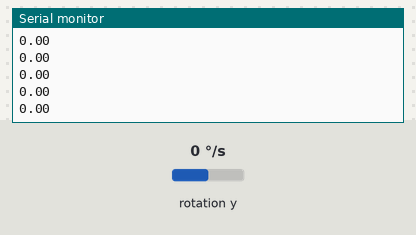
Simulated run of this sketch. Board: Arduino Uno, built with avr-gcc and run on an emulated ATmega328P. Parts: the last lines printed to the serial monitor. Inputs (shaded band) come from the test bench; at power-on: rotation y 0 °/s.

Above: at 1.2 s.
1.3 s: rotation y set to -192 °/s
At 1.8 s:
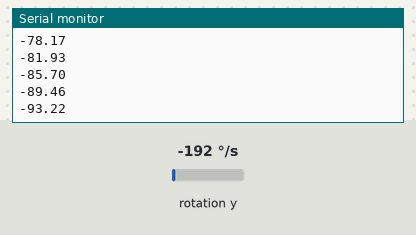
2.8 s: rotation y set to -100 °/s
At 3.7 s:
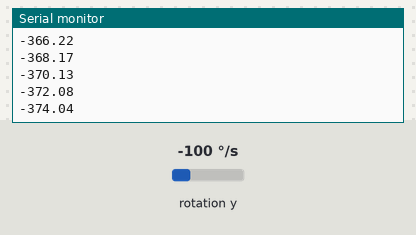
Timing chart, 0 to 5.8 s (numbered marks = the images above; inputs shaded):
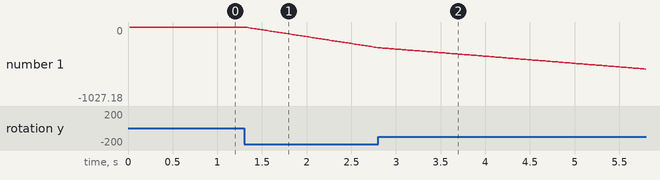

The sketch:

test2.ino
```cpp
#include "Wire.h"
#include "I2Cdev.h"
#include "MPU6050.h"

MPU6050 mpu;

int16_t  gyroRate;
int16_t  gyroX[120];
int32_t  sum;
float gyroAngle = 0;
unsigned long currTime, prevTime = 0, loopTime;

void setup() {
  mpu.initialize();
  Serial.begin(115200);
}

void loop() {
  currTime = micros();
  loopTime = currTime - prevTime;
  prevTime = currTime;
  sum = 0;
  for (int i = 0 ; i < 120; i++ )
  {
    gyroX[i] = mpu.getRotationY();
    sum = sum + gyroX[i];
  }
  sum = (sum / 120) + 125;
  //  gyroX = mpu.getRotationX();
  gyroRate = map(sum, -32768, 32767, -250, 250);
  gyroAngle = gyroAngle + (float)gyroRate * loopTime / 1000000;

  Serial.println(gyroAngle);
}
```

Measured:
- after the input at 1.3 s, the serial monitor: prints a new line at once (image 1)
- plotted number 1: 0 → -285.59 after the input at 1.3 s
